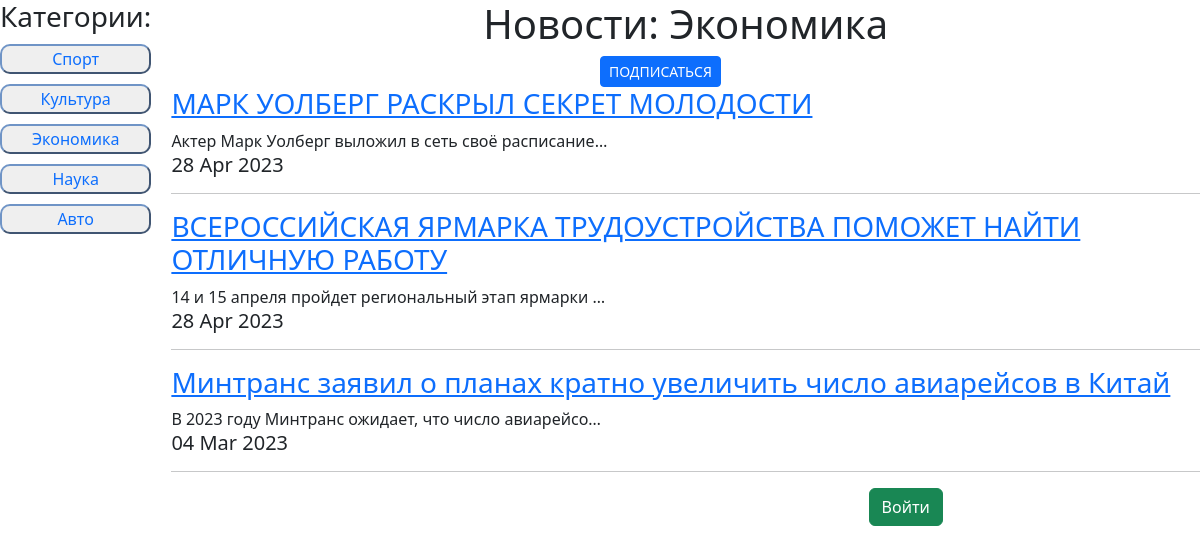
The page /news/category/3/ on the database its author committed.
### news/models.py (models this page shows, shortened)
class Category(models.Model):
	new_category = models.CharField(max_length = 100, unique = True)
	def __str__(self):
		return f'{self.new_category}'

class Post(models.Model):
	POST_TYPE = [('AR', 'Статья'), ('NW', 'Новость')]
	author = models.ForeignKey(Author, on_delete = models.CASCADE)
	post_type = models.CharField(max_length = 2, choices = POST_TYPE, default = 'AR')
	time_create = models.DateTimeField(auto_now_add = True)
	title = models.CharField(max_length = 255)
	text = models.TextField()
	rating = models.IntegerField(default = 0)
	categories = models.ManyToManyField(Category, through='PostCategory')

### news/views.py (the view)
# urls.py: path('', cache_page(60*5)(PostsList.as_view()), name=''),
class PostsList(ListView):
    model = Post
    template_name ='news.html'
    context_object_name = 'news'
    paginate_by = 10
    def get_queryset(self):
        if len(self.kwargs):
            category = Category.objects.get(id=self.kwargs['category_id'])
            queryset = Post.objects.filter(categories=category).order_by('-time_create')
        else:
            queryset = Post.objects.order_by('-time_create')
        return queryset
    def get_context_data(self, **kwargs):
        user = self.request.user
        context = super().get_context_data(**kwargs)
        context['is_author'] = user.groups.filter(name = 'Authors').exists()
        context['categories'] = Category.objects.all()
        if len(self.kwargs):
            context['category_name'] = Category.objects.get(id=self.kwargs['category_id'])
            if user.is_authenticated:
                context['user_subsсribed'] = user.subscribers_set.filter(news_category__new_category=context['category_name'])
        return context

### news/templatetags/custom_filters.py (called while the page is built)
@register.filter(name='censor')
def censor(text):
    bad_words = ('Теперь', 'нового', 'вышло')
    for word in bad_words:
        if word in text:
            text = text.replace(word, '*****')
    return text

### news/templates/news.html (shortened to what this page needs)
{% extends 'default.html' %}
{% load custom_filters %}
{% load static %}
{% block css %}
    <link href="{% static '/news/style.css' %}" rel="stylesheet">
    <link href="{% static '/bootstrap/bootstrap.min.css' %}" rel="stylesheet">
{% endblock css %}
{% block content %}
    <div class="conteiner">
        {% load cache %}
        {% cache 1800 categories_list_cash %}
        <div class="item sidebar">
            <h3>Категории:</h3>
            <ul>
                {% for category in categories %}
            <li><button id="category_buttons">
                <a class="a_cat_filter" href="{% url 'category_filter' category.id %}">{{ category }}</a>
            </button></li>
                {% endfor %}
            </ul>
        </div>
        {% endcache %}
    <div class="item content">
    {% if not category_name %}
        <h1 id="count_cat_news">Новости по всем категориям</h1>
    {% else %}
        <h1 id="count_cat_news">Новости: {{ category_name }}</h1>
        <div class="d-grid gap-2 col-2 mx-auto">
            {% if not user_subsсribed %}
                <a href="{% url 'subscribe' %}?category_name={{ category_name }}"><button type="button" class="btn btn-primary btn-sm">ПОДПИСАТЬСЯ</button></a>
            {% else %}
                <button type="button" class="btn btn-primary btn-sm">ВЫ ПОДПИСАНЫ</button>
            {% endif %}
        </div>
    {% endif %}
{% for onenews in news%}
    <a href="{% url 'post_detail' onenews.id %}"><h3>{{onenews.title|censor}}</h3></a>
    {{onenews.text|truncatechars:50|censor}}
    <h5>{{onenews.time_create|date:'d M Y'}}</h5>
<hr>
{% endfor %}
    <div style="width: 50%; margin: 10px 25% 50px 25%">
        {% if user.is_authenticated %}
                <a href="{% url 'logout' %}" style="float: right; text-decoration: none"><button type="button" style="float: right" class="btn btn-success">Выйти</button></a>
        {% else %}
                <a href="/accounts/login/?next=/"><button style="float: right" class="btn btn-success">Войти</button></a>
        {% endif %}
    </div>
    </div>
    </div>
{% endblock content %}

### static/news/style.css (style rules this page uses)
.conteiner { grid-template-areas: 'sidebar content'; display: grid; grid-template-columns: 1fr 8fr; grid-column-gap: 20px; }
.sidebar { grid-area: sidebar; text-align: center; list-style-type: none; }
.content { grid-area: content; }
ul { display: contents; }
#category_buttons { width: 100%; border-radius: 10px; border-color: #6f94c6; }
.a_cat_filter { text-decoration: none; }
li { margin-top: 10px; }
#count_cat_news { text-align: center; }

### rows shown on the page
Category: new_category "Спорт"
Category: new_category "Культура"
Category: new_category "Экономика"
Category: new_category "Наука"
Category: new_category "Авто"
Post: title|censor "МАРК УОЛБЕРГ РАСКРЫЛ СЕКРЕТ МОЛОДОСТИ", text|censor "Актер Марк Уолберг выложил в сеть своё расписание…", time_create "28 Apr 2023"
Post: title|censor "ВСЕРОССИЙСКАЯ ЯРМАРКА ТРУДОУСТРОЙСТВА ПОМОЖЕТ НАЙТИ ОТЛИЧНУЮ РАБОТУ", text|censor "14 и 15 апреля пройдет региональный этап ярмарки …", time_create "28 Apr 2023"
Post: title|censor "Минтранс заявил о планах кратно увеличить число авиарейсов в Китай", text|censor "В 2023 году Минтранс ожидает, что число авиарейсо…", time_create "04 Mar 2023"
